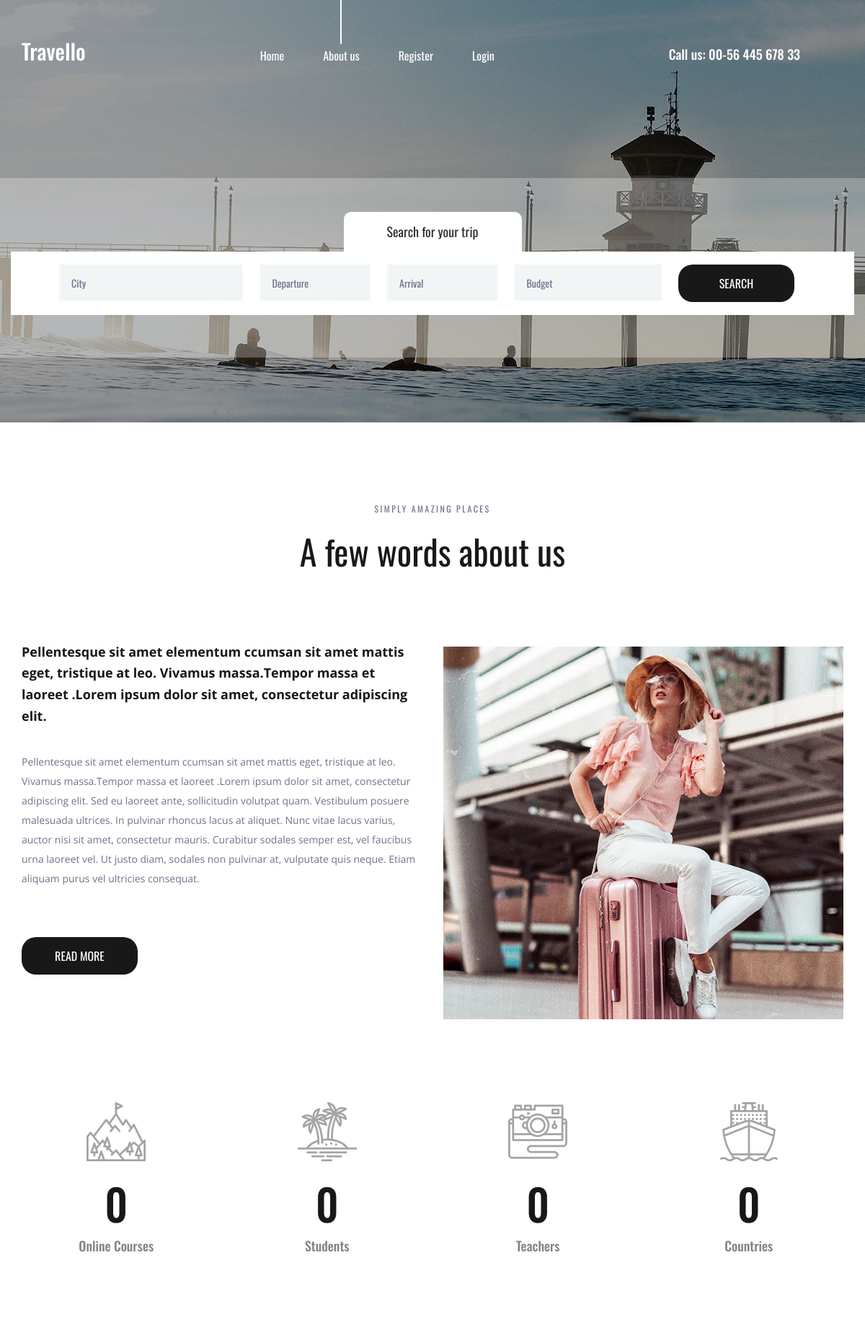
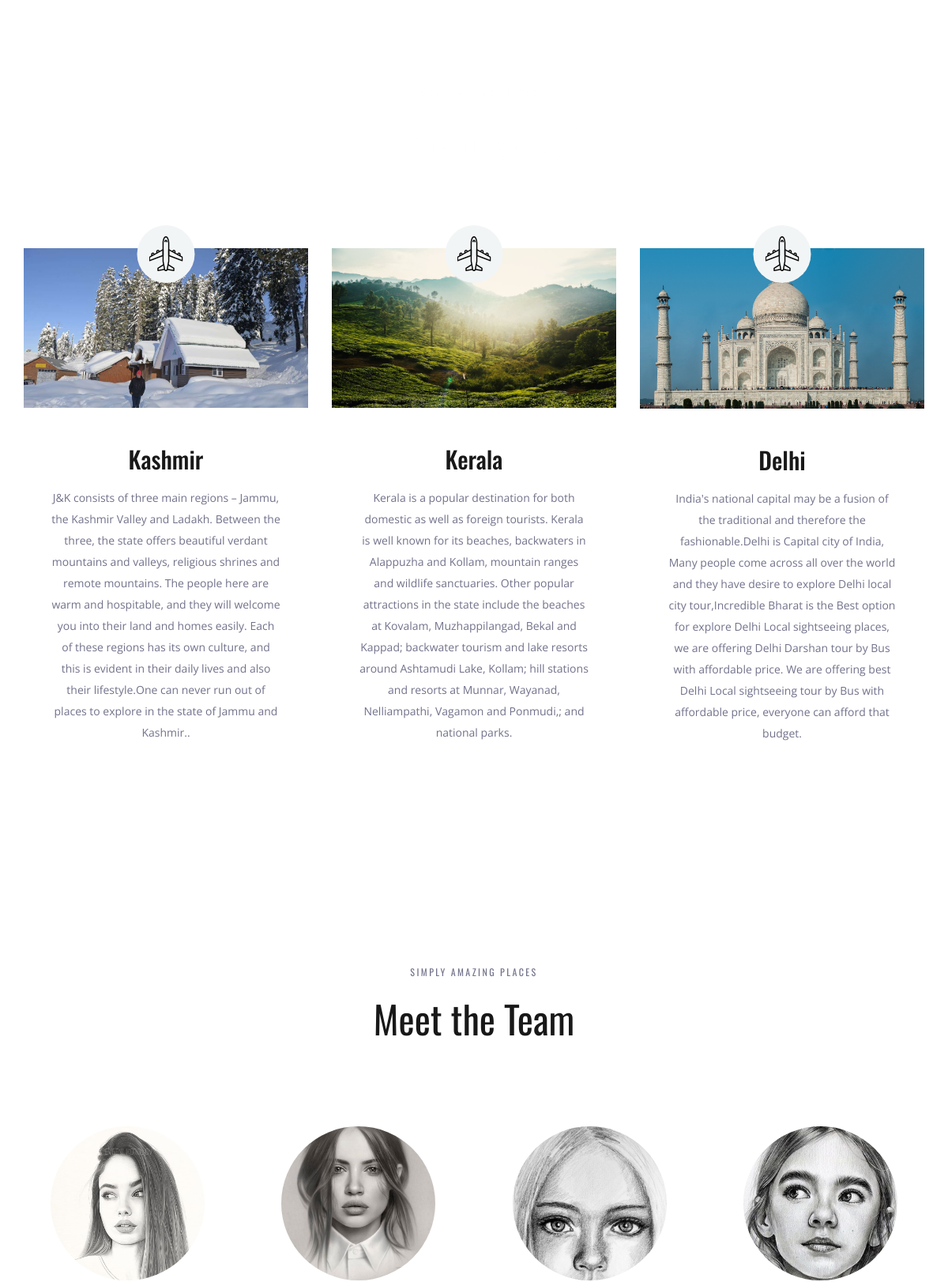
The page / (upper part) on the database its author committed (2 pictures, top to bottom).
### travelsapp/models.py (models this page shows, shortened)
class place(models.Model):
    name=models.CharField(max_length=250)
    img=models.ImageField(upload_to='pics')
    desc=models.TextField()

class team(models.Model):
    img1=models.ImageField(upload_to='pics1')
    name1=models.CharField(max_length=250)
    about=models.TextField()

### travelsapp/views.py (the view)
# urls.py: path('',views.demo,name='demo'),
def demo(request):
    obj=place.objects.all()
    obj1=team.objects.all()
    return render(request,"index.html",{'result':obj,'result1':obj1})

### templates/index.html (shortened to what this page needs)
{% load static %}
<!DOCTYPE html>
<html lang="en">
<head>
<link rel="stylesheet" type="text/css" href="{%static 'styles/bootstrap4/bootstrap.min.css' %}">
<link href="{%static 'plugins/font-awesome-4.7.0/css/font-awesome.min.css' %}" rel="stylesheet" type="text/css">
<link rel="stylesheet" type="text/css" href="{%static 'plugins/OwlCarousel2-2.2.1/owl.carousel.css' %}">
<link rel="stylesheet" type="text/css" href="{%static 'plugins/OwlCarousel2-2.2.1/owl.theme.default.css' %}">
<link rel="stylesheet" type="text/css" href="{%static 'plugins/OwlCarousel2-2.2.1/animate.css' %}">
<link rel="stylesheet" type="text/css" href="{%static 'styles/about.css' %}">
<link rel="stylesheet" type="text/css" href="{%static 'styles/about_responsive.css' %}">
</head>
<body>
<div class="super_container">
	<header class="header">
		<div class="container">
			<div class="row">
				<div class="col">
					<div class="header_content d-flex flex-row align-items-center justify-content-start">
						<div class="header_content_inner d-flex flex-row align-items-end justify-content-start">
							<div class="logo"><a href="index.html">Travello</a></div>
							<nav class="main_nav">
								<ul class="d-flex flex-row align-items-start justify-content-start">
									<li><a href="index.html">Home</a></li>
									<li class="active"><a href="about.html">About us</a></li>
									{% if user.is_authenticated %}
									<li>hello{{user.username}}</li>
									<li><a href="credentials/logout">Logout</a></li>
									{% else %}
									<li><a href="credentials/register">Register</a></li>
									<li><a href="credentials/login">Login</a></li>
									{% endif %}
								</ul>
							</nav>
							<div class="header_phone ml-auto">Call us: 00-56 445 678 33</div>
						</div>
					</div>
				</div>
			</div>
		</div>
	</header>
	<div class="home">
		<div class="background_image" style="background-image:url({%static 'images/about.jpg' %})"></div>
	</div>
	<div class="home_search">
		<div class="container">
			<div class="row">
				<div class="col">
					<div class="home_search_container">
						<div class="home_search_title">Search for your trip</div>
						<div class="home_search_content">
							<form action="#" class="home_search_form" id="home_search_form">
								<div class="d-flex flex-lg-row flex-column align-items-start justify-content-lg-between justify-content-start">
									<input type="text" class="search_input search_input_1" placeholder="City" required="required">
									<input type="text" class="search_input search_input_2" placeholder="Departure" required="required">
									<input type="text" class="search_input search_input_3" placeholder="Arrival" required="required">
									<input type="text" class="search_input search_input_4" placeholder="Budget" required="required">
									<button class="home_search_button">search</button>
								</div>
							</form>
						</div>
					</div>
				</div>
			</div>
		</div>
	</div>
	<div class="about">
		<div class="container">
			<div class="row">
				<div class="col text-center">
					<div class="section_subtitle">simply amazing places</div>
					<div class="section_title"><h2>A few words about us</h2></div>
				</div>
			</div>
			<div class="row about_row">
				<div class="col-lg-6">
					<div class="about_content">
						<div class="text_highlight">Pellentesque sit amet elementum ccumsan sit amet mattis eget, tristique at leo. Vivamus massa.Tempor massa et laoreet .Lorem ipsum dolor sit amet, consectetur adipiscing elit.</div>
						<div class="about_text">
							<p>Pellentesque sit amet elementum ccumsan sit amet mattis eget, tristique at leo. Vivamus massa.Tempor massa et laoreet .Lorem ipsum dolor sit amet, consectetur adipiscing elit. Sed eu laoreet ante, sollicitudin volutpat quam. Vestibulum posuere malesuada ultrices. In pulvinar rhoncus lacus at aliquet. Nunc vitae lacus varius, auctor nisi sit amet, consectetur mauris. Curabitur sodales semper est, vel faucibus urna laoreet vel. Ut justo diam, sodales non pulvinar at, vulputate quis neque. Etiam aliquam purus vel ultricies consequat.</p>
						</div>
						<div class="button about_button"><a href="#">read more</a></div>
					</div>
				</div>
				<div class="col-lg-6">
					<div class="about_image"><img src="{%static 'images/about_1.jpg' %}" alt=""></div>
				</div>
			</div>
		</div>
	</div>
	<div class="milestones">
		<div class="container">
			<div class="row">
				<div class="col-lg-3 milestone_col">
					<div class="milestone text-center">
						<div class="milestone_icon"><img src="{%static 'images/mountain.svg'%}" alt=""></div>
						<div class="milestone_counter" data-end-value="17">0</div>
						<div class="milestone_text">Online Courses</div>
					</div>
				</div>
				<div class="col-lg-3 milestone_col">
					<div class="milestone text-center">
						<div class="milestone_icon"><img src="{%static 'images/island.svg'%}" alt=""></div>
						<div class="milestone_counter" data-end-value="213">0</div>
						<div class="milestone_text">Students</div>
					</div>
				</div>
				<div class="col-lg-3 milestone_col">
					<div class="milestone text-center">
						<div class="milestone_icon"><img src="{%static 'images/camera.svg' %}" alt=""></div>
						<div class="milestone_counter" data-end-value="11923">0</div>
						<div class="milestone_text">Teachers</div>
					</div>
				</div>
				<div class="col-lg-3 milestone_col">
					<div class="milestone text-center">
						<div class="milestone_icon"><img src="{%static 'images/boat.svg' %}" alt=""></div>
						<div class="milestone_counter" data-end-value="15">0</div>
						<div class="milestone_text">Countries</div>
					</div>
				</div>
			</div>
		</div>
	</div>
	<div class="why">
		<div class="parallax_background parallax-window" data-parallax="scroll" data-image-src="{%static 'images/why.jpg' %}" data-speed="0.8"></div>
		<div class="container">
			<div class="row">
				<div class="col text-center">
					<div class="section_subtitle">simply amazing places</div>
					<div class="section_title"><h2>Why choose us?</h2></div>
				</div>
			</div>
			<div class="row why_row">
				{% for i in result %}
				<div class="col-lg-4 why_col">
					<div class="why_item">
						<div class="why_image">
							<img src="{{i.img.url}}" alt="">
							<div class="why_icon d-flex flex-column align-items-center justify-content-center">
								<img src="{%static 'images/why_1.svg' %}" alt="">
							</div>
						</div>
						<div class="why_content text-center">
							<div class="why_title">{{i.name}}</div>
							<div class="why_text">
								<p>{{i.desc}}</p>
							</div>
						</div>
					</div>
				</div>
				{% endfor %}
			</div>
		</div>
	</div>
	<div class="team">
		<div class="container">
			<div class="row">
				<div class="col text-center">
					<div class="section_subtitle">simply amazing places</div>
					<div class="section_title"><h2>Meet the Team</h2></div>
				</div>
			</div>
			<div class="row team_row">
			    {% for i in result1 %}
				<div class="col-xl-3 col-md-6 team_col">
					<div class="team_item d-flex flex-column align-items-center justify-content-start text-center">
						<div class="team_image"><img src="{{i.img1.url}}" alt=""></div>
					</div>
				</div>
			    {% endfor %}
			</div>
		</div>
	</div>
</div>
</body>
</html>

### rows shown on the page
place: img (picture), name "Kashmir", desc "J&K consists of three main regions – Jammu, the Kashmir Valley and Ladakh. Between the three, the state offers beautiful verdant mountains and valleys, religious shrines and remote mountains. The people here are warm and hospitable, and they will welcome you into their land and homes easily. Each of these regions has its own culture, and this is evident in their daily lives and also their lifestyle.One can never run out of places to explore in the state of Jammu and Kashmir.."
place: img (picture), name "Kerala", desc "Kerala is a popular destination for both domestic as well as foreign tourists. Kerala is well known for its beaches, backwaters in Alappuzha and Kollam, mountain ranges and wildlife sanctuaries. Other popular attractions in the state include the beaches at Kovalam, Muzhappilangad, Bekal and Kappad; backwater tourism and lake resorts around Ashtamudi Lake, Kollam; hill stations and resorts at Munnar, Wayanad, Nelliampathi, Vagamon and Ponmudi,; and national parks."
place: img (picture), name "Delhi", desc "India's national capital may be a fusion of the traditional and therefore the fashionable.Delhi is Capital city of India, Many people come across all over the world and they have desire to explore Delhi local city tour,Incredible Bharat is the Best option for explore Delhi Local sightseeing places, we are offering Delhi Darshan tour by Bus with affordable price. We are offering best Delhi Local sightseeing tour by Bus with affordable price, everyone can afford that budget."
team: img1 (picture)
team: img1 (picture)
team: img1 (picture)
team: img1 (picture)
